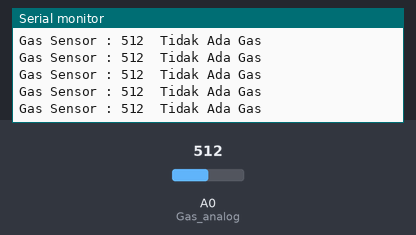
Bench run of a sketch on a simulated ESP8266 (NodeMCU). On the bench: the last lines printed to the serial monitor. Inputs (shaded band) come from the test bench; at power-on: A0 (Gas_analog) = 512. WiFi joins after 1.5 s; servers stay silent unless stated.

Above: at 3.2 s.
3.3 s: A0 (Gas_analog) set to 684
At 3.69 s:
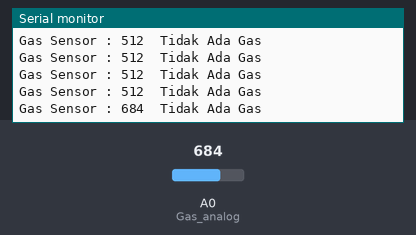
4.8 s: A0 (Gas_analog) set to 713
At 5.24 s:
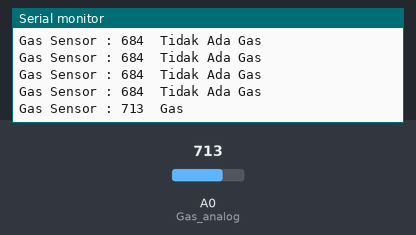

Measured:
- the behaviour switches between 700 and 701 on A0 (Gas_analog) (found by bisection; images 1 and 2)
- after the input at 3.3 s, the serial monitor: prints a new line after 0.21 s (image 1)
- after the input at 4.8 s, the serial monitor: prints a new line after 0.21 s (image 2)

The sketch:

Menguhungkan_esp8266_dan_sensor_mq-2.ino
```cpp
#include <ESP8266WiFi.h>
#include <FirebaseArduino.h>

#define FIREBASE_HOST "esp8266dansensor-default-rtdb.firebaseio.com"
#define FIREBASE_AUTH "jME3lDZg2t7p07wPLF2Qe1RUIjXahEpRGFLRZExf"
#define WIFI_SSID "Silviaaaa"
#define WIFI_PASSWORD "123456789"

int Gas_analog = A0;

void setup() {
  pinMode(Gas_analog, INPUT);
  Serial.begin(115200);
  delay(500);
  // connect to wifi.
  WiFi.begin(WIFI_SSID, WIFI_PASSWORD);
  Serial.print("connecting");
  Serial.print(WIFI_SSID);
  while (WiFi.status() != WL_CONNECTED) {
    Serial.print(".");
    delay(500);
  }
  Serial.println();
  Serial.print("connected: ");
  Serial.println(WIFI_SSID);
  Serial.print("IP Address: ");
  Serial.println(WiFi.localIP());

  Firebase.begin(FIREBASE_HOST, FIREBASE_AUTH);
}

void loop() {
  int gas = analogRead(Gas_analog);

  Serial.print("Gas Sensor : ");
  Serial.print(gas);
  Serial.print("\t");
    if (gas > 700) {
      Serial.println("Gas");
      delay(100);
    }else{
      Serial.println("Tidak Ada Gas");
    }
    delay(100);

   Firebase.pushInt("Gas", gas);
   if (Firebase.failed()){
   Serial.println("logs failed: ");
   Serial.println(Firebase.error());
   return;
   }
}
```
